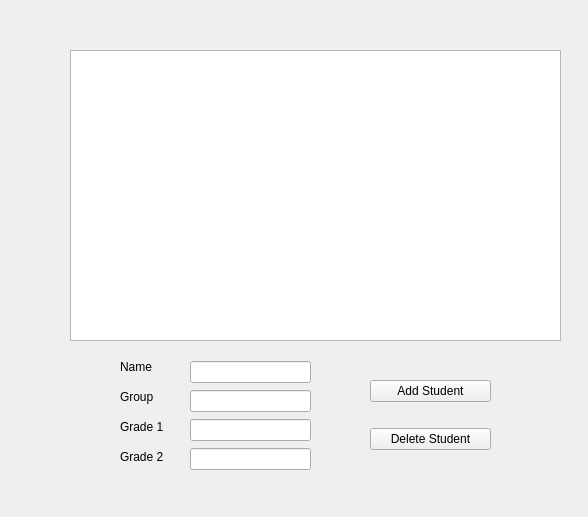
<?xml version="1.0" encoding="UTF-8"?>
<ui version="4.0">
 <class>StudentsWidget</class>
 <widget class="QWidget" name="StudentsWidget">
  <property name="geometry">
   <rect>
    <x>0</x>
    <y>0</y>
    <width>588</width>
    <height>517</height>
   </rect>
  </property>
  <property name="windowTitle">
   <string>StudentsWidget</string>
  </property>
  <widget class="QTableView" name="studentsTable">
   <property name="geometry">
    <rect>
     <x>70</x>
     <y>50</y>
     <width>491</width>
     <height>291</height>
    </rect>
   </property>
  </widget>
  <widget class="QLabel" name="label">
   <property name="geometry">
    <rect>
     <x>120</x>
     <y>360</y>
     <width>47</width>
     <height>14</height>
    </rect>
   </property>
   <property name="text">
    <string>Name</string>
   </property>
   <property name="buddy">
    <cstring>nameInput</cstring>
   </property>
  </widget>
  <widget class="QLabel" name="label_2">
   <property name="geometry">
    <rect>
     <x>120</x>
     <y>390</y>
     <width>47</width>
     <height>14</height>
    </rect>
   </property>
   <property name="text">
    <string>Group</string>
   </property>
   <property name="buddy">
    <cstring>groupInput</cstring>
   </property>
  </widget>
  <widget class="QLabel" name="label_3">
   <property name="geometry">
    <rect>
     <x>120</x>
     <y>420</y>
     <width>47</width>
     <height>14</height>
    </rect>
   </property>
   <property name="text">
    <string>Grade 1</string>
   </property>
   <property name="buddy">
    <cstring>grade1Input</cstring>
   </property>
  </widget>
  <widget class="QLabel" name="label_4">
   <property name="geometry">
    <rect>
     <x>120</x>
     <y>450</y>
     <width>47</width>
     <height>14</height>
    </rect>
   </property>
   <property name="text">
    <string>Grade 2</string>
   </property>
   <property name="buddy">
    <cstring>grade2Input</cstring>
   </property>
  </widget>
  <widget class="QWidget" name="">
   <property name="geometry">
    <rect>
     <x>370</x>
     <y>360</y>
     <width>121</width>
     <height>111</height>
    </rect>
   </property>
   <layout class="QVBoxLayout" name="verticalLayout">
    <item>
     <widget class="QPushButton" name="addNewStudentButton">
      <property name="text">
       <string>Add Student</string>
      </property>
     </widget>
    </item>
    <item>
     <widget class="QPushButton" name="pushButton">
      <property name="text">
       <string>Delete Student</string>
      </property>
     </widget>
    </item>
   </layout>
  </widget>
  <widget class="QWidget" name="">
   <property name="geometry">
    <rect>
     <x>190</x>
     <y>360</y>
     <width>121</width>
     <height>111</height>
    </rect>
   </property>
   <layout class="QVBoxLayout" name="verticalLayout_2">
    <item>
     <widget class="QLineEdit" name="nameInput"/>
    </item>
    <item>
     <widget class="QLineEdit" name="groupInput"/>
    </item>
    <item>
     <widget class="QLineEdit" name="grade1Input"/>
    </item>
    <item>
     <widget class="QLineEdit" name="grade2Input"/>
    </item>
   </layout>
  </widget>
 </widget>
 <resources/>
 <connections>
  <connection>
   <sender>addNewStudentButton</sender>
   <signal>clicked()</signal>
   <receiver>StudentsWidget</receiver>
   <slot>addNewStudent()</slot>
   <hints>
    <hint type="sourcelabel">
     <x>416</x>
     <y>392</y>
    </hint>
    <hint type="destinationlabel">
     <x>460</x>
     <y>476</y>
    </hint>
   </hints>
  </connection>
  <connection>
   <sender>pushButton</sender>
   <signal>clicked()</signal>
   <receiver>StudentsWidget</receiver>
   <slot>deleteStudent()</slot>
   <hints>
    <hint type="sourcelabel">
     <x>451</x>
     <y>436</y>
    </hint>
    <hint type="destinationlabel">
     <x>519</x>
     <y>412</y>
    </hint>
   </hints>
  </connection>
 </connections>
 <slots>
  <slot>addNewStudent()</slot>
  <slot>deleteStudent()</slot>
 </slots>
</ui>
